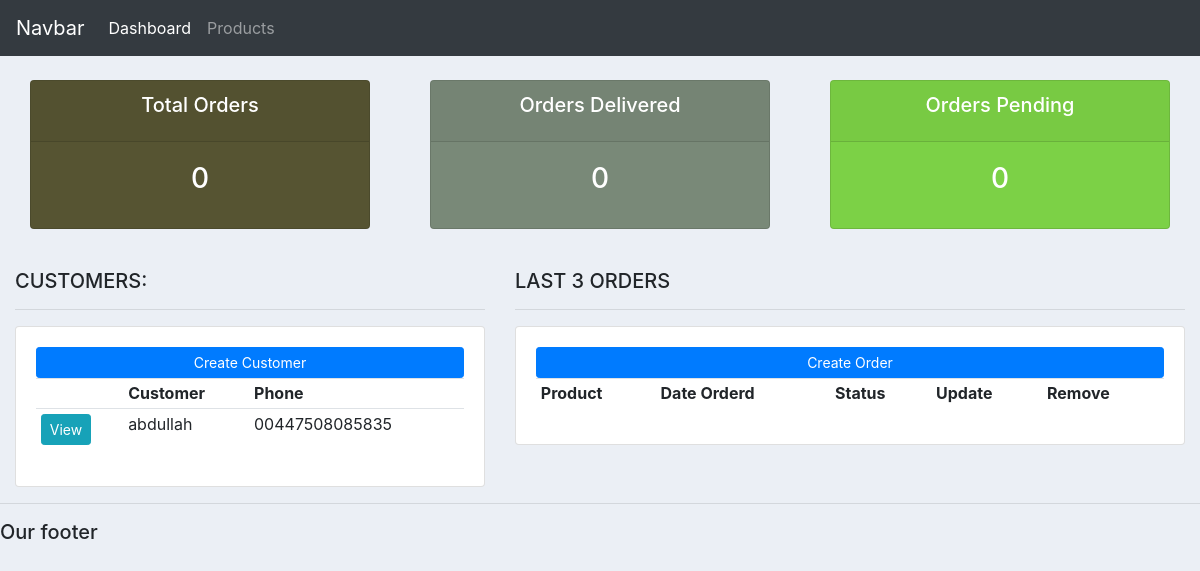
Before: / with the older database file.
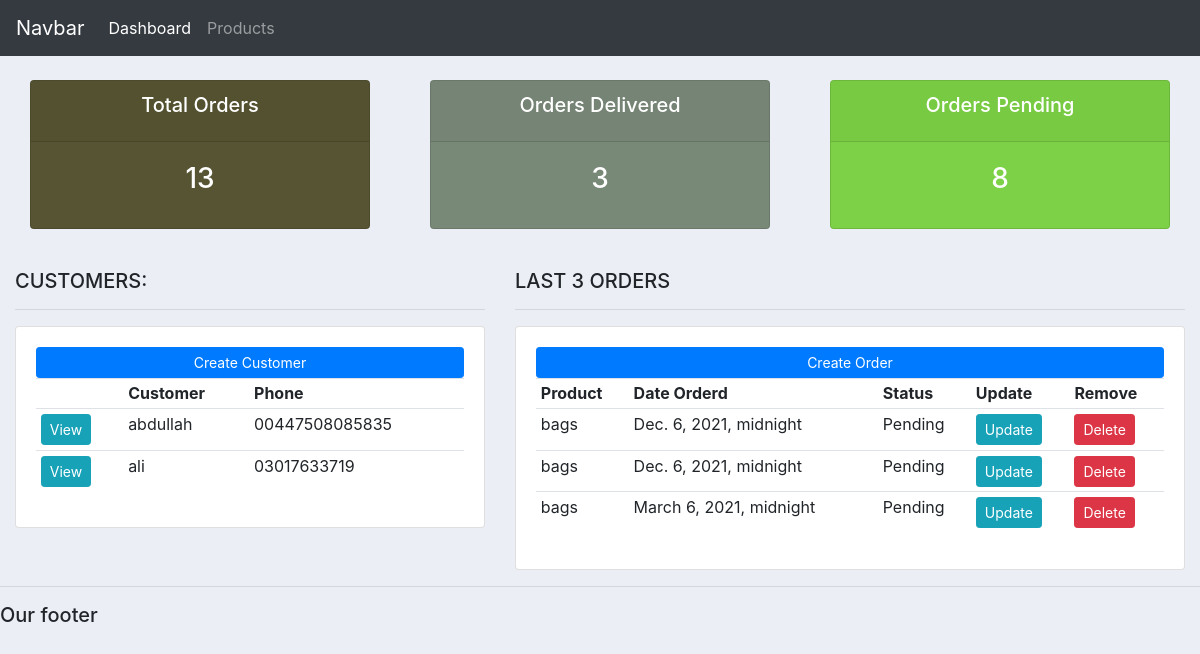
After: the same page with the newer database file.
### ourapp/models.py (models this page shows, shortened)
class Customer(models.Model):
    name=models.CharField(max_length=200,null=True)
    phone=models.CharField(max_length=200,null=True)
    email=models.CharField(max_length=200,null=True)
    date_created=models.DateTimeField(auto_now_add=True,null=True)

class Order(models.Model):
    status=(
        ('Pending','Pending'),('Out for delivey','Out for delivey'),('Delivered','Delivered'))
    customer=models.ForeignKey(Customer,null=True,on_delete=models.SET_NULL)
    product=models.ForeignKey(Product,null=True,on_delete=models.SET_NULL)
    date_created=models.DateTimeField(max_length=200,null=True)
    status=models.CharField(max_length=200,null=True,choices=status)

class Product(models.Model):
     CATEGORY=(('indoor','indoor'),('outdoor','outdoor'))
     name=models.CharField(max_length=200,null=True)
     price=models.FloatField(null=True)
     category=models.CharField(max_length=200,null=True,choices=CATEGORY)
     description=models.CharField(max_length=200,null=True)
     date_created=models.DateTimeField(max_length=200,null=True)
     tags=models.ManyToManyField(Tag)
     def __str__(self):
         return self.name

### ourapp/views.py (the view)
# urls.py: 2. Add a URL to urlpatterns:  path('', views.home, name='home')
def home(request):
    customers=Customer.objects.all()
    orders= Order.objects.all().order_by('-date_created')[:3]
    order_count=Order.objects.count()
    order_pending=Order.objects.filter(status='Pending').count()
    order_delivered=Order.objects.filter(status='Delivered').count()
    return render(request,'accounts/dashboard.html',context={'customers':customers,'orders':orders,'order_count':order_count,'order_pending':order_pending,'order_delivered':order_delivered})

### templates/accounts/dashboard.html
{%  extends 'accounts/main.html' %}
{% block content %}
{%  include 'accounts/status.html' %}
<br>
<div class="row">
	<div class="col-md-5">
		<h5>CUSTOMERS:</h5>
		<hr >
		<div class="card card-body">
			<a class="btn btn-primary  btn-sm btn-block" href="">Create Customer</a>
			<table class="table table-sm">
				<tr>
					<th></th>
					<th>Customer</th>
					<th>Phone</th>
				</tr>
				{% for customer in customers%}
				<tr>
					<td><a class="btn btn-sm btn-info" href="{% url 'customer' customer.id %}">View</a></td>
					<td>{{customer.name}}</td>
					<td>{{customer.phone}}</td>
				</tr>
				{% endfor %}
			</table>
		</div>
	</div>
	<div class="col-md-7">
		<h5>LAST 3 ORDERS</h5>
		<hr>
		<div class="card card-body">
			<a class="btn btn-primary  btn-sm btn-block" href="{% url 'create_order' %}">Create Order</a>
			<table class="table table-sm">
				<tr>
					<th>Product</th>
					<th>Date Orderd</th>
					<th>Status</th>
					<th>Update</th>
					<th>Remove</th>
			{% for order in orders%}
			<tr>
			<td>{{order.product}} </td>
			<td>{{order.date_created}} </td>
			<td>{{order.status}} </td>
			<td> <a class="btn btn-sm btn-info" href="{% url 'update_order' order.id %}">Update</a></td>
			<td> <a class="btn btn-sm btn-danger" href="{% url 'delete_order' order.id %}">Delete</a> </td>
			</tr>
			{% endfor%}
			</table>
		</div>
	</div>
</div>
{% endblock %}

Changed rows visible on the page:
added Customer: name "ali", phone "03017633719"
added Order: product "bags", date_created "Dec. 6, 2021, midnight", status "Pending"
added Order: product "bags", date_created "Dec. 6, 2021, midnight", status "Pending"
added Order: product "bags", date_created "March 6, 2021, midnight", status "Pending"
Other visible differences:
{{ order_count }}: "0" → "13"
{{ order_delivered }}: "0" → "3"
{{ order_pending }}: "0" → "8"
